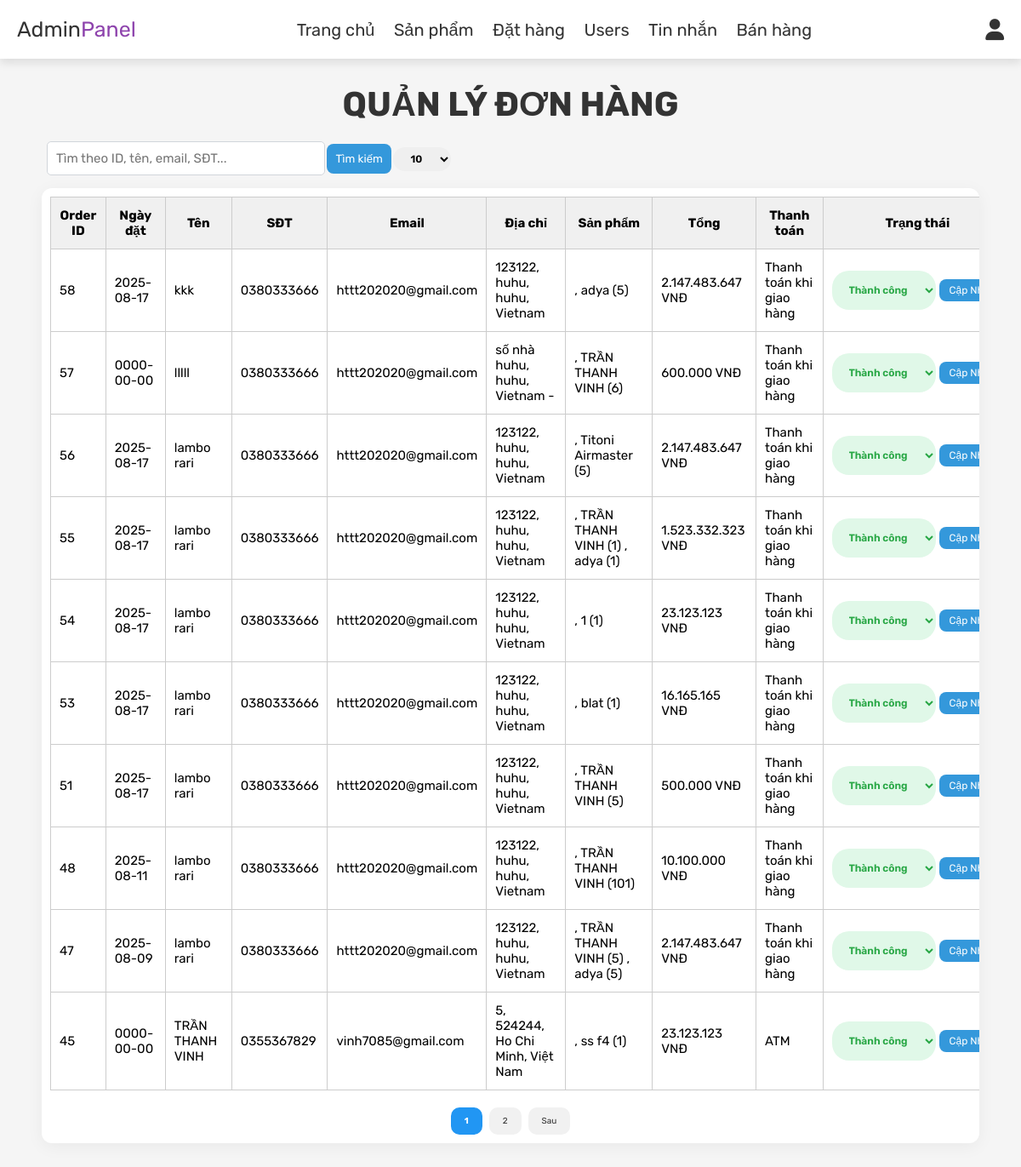
/project/admin_orders.php (signed in), run on the app's committed database.
### tables this page shows
CREATE TABLE `orders` (
  `id` int(100) NOT NULL,
  `user_id` int(100) NOT NULL,
  `name` varchar(100) NOT NULL,
  `number` varchar(12) NOT NULL,
  `email` varchar(100) NOT NULL,
  `method` varchar(50) NOT NULL,
  `address` varchar(500) NOT NULL,
  `total_products` varchar(1000) NOT NULL,
  `total_price` int(100) NOT NULL,
  `placed_on` date DEFAULT NULL,
  `payment_status` varchar(20) NOT NULL DEFAULT 'Đang duyệt'
);

### project/admin_orders.php (the view, shortened to what this page needs)
<?php
include 'config.php';
$search = isset($_GET['search']) ? mysqli_real_escape_string($conn, $_GET['search']) : '';
$whereClause = "";
$orders_per_page = isset($_GET['limit']) ? (int)$_GET['limit'] : 10;
$page = isset($_GET['page']) ? (int)$_GET['page'] : 1;
$start_from = ($page - 1) * $orders_per_page;
$total_orders_query = mysqli_query($conn, "SELECT * FROM `orders` $whereClause") or die('query failed');
$total_orders = mysqli_num_rows($total_orders_query);
$total_pages = ceil($total_orders / $orders_per_page);
$select_orders = mysqli_query($conn, "SELECT * FROM `orders` $whereClause ORDER BY id DESC LIMIT $start_from, $orders_per_page") or die('query failed');
?>
<!DOCTYPE html>
<html lang="en">
<head>
    <link rel="stylesheet" href="https://cdnjs.cloudflare.com/ajax/libs/font-awesome/6.0.0/css/all.min.css">
    <link rel="stylesheet" href="css/admin_style.css">
</head>
<body>
    <?php include 'admin_header.php'; ?>
    <section class="orders">
        <h1 class="title">Quản lý đơn hàng</h1>
        <form method="get" class="search-box" style="margin: 1rem 3.5rem; text-align: left;">
            <input type="text" name="search" placeholder="Tìm theo ID, tên, email, SĐT..."
                value="<?php echo htmlspecialchars($search); ?>">
            <button type="submit">Tìm kiếm</button>
            <select name="limit" onchange="this.form.submit()">
                <option value="10" <?php if ($orders_per_page == 10) echo 'selected'; ?>>10</option>
            </select>
        </form>
        <div class="table-container">
            <table class="orders-table">
                <thead>
                    <tr>
                        <th>Order ID</th>
                        <th>Ngày đặt</th>
                        <th>Tên</th>
                        <th>SĐT</th>
                        <th>Email</th>
                        <th>Địa chỉ</th>
                        <th>Sản phẩm</th>
                        <th>Tổng</th>
                        <th>Thanh toán</th>
                        <th>Trạng thái</th>
                    </tr>
                </thead>
                <tbody>
                    <?php if (mysqli_num_rows($select_orders) > 0): ?>
                    <?php while ($fetch_orders = mysqli_fetch_assoc($select_orders)): ?>
                    <tr>
                        <td><?php echo $fetch_orders['id']; ?></td>
                        <td><?php echo $fetch_orders['placed_on']; ?></td>
                        <td><?php echo $fetch_orders['name']; ?></td>
                        <td><?php echo $fetch_orders['number']; ?></td>
                        <td><?php echo $fetch_orders['email']; ?></td>
                        <td><?php echo $fetch_orders['address']; ?></td>
                        <td><?php echo $fetch_orders['total_products']; ?></td>
                        <td><?php echo number_format($fetch_orders['total_price'], 0, ',', '.'); ?> VNĐ</td>
                        <td><?php echo $fetch_orders['method']; ?></td>
                        <td>
                            <form method="post" style="display:flex; gap:4px;">
                                <select name="update_payment"
                                    class="<?php echo ($fetch_orders['payment_status'] == 'Thành công') ? 'status-success' : 'status-pending'; ?>">
                                    <option selected disabled><?php echo $fetch_orders['payment_status']; ?></option>
                                </select>
                                <input type="submit" name="update_order" value="Cập nhật" class="option-btn">
                            </form>
                        </td>
                    </tr>
                    <?php endwhile; ?>
                    <?php else: ?>
                    <tr>
                        <td colspan="11" style="text-align:center;">Không tìm thấy đơn hàng!</td>
                    </tr>
                    <?php endif; ?>
                </tbody>
            </table>
            <div class="pagination">
                <?php for ($i = 1; $i <= $total_pages; $i++): ?>
                <a href="?page=<?php echo $i; ?>&limit=<?php echo $orders_per_page; ?>&search=<?php echo urlencode($search); ?>"
                    class="<?php echo ($i == $page) ? 'active' : ''; ?>"><?php echo $i; ?></a>
                <?php endfor; ?>
                <?php if ($page < $total_pages): ?>
                <a
                    href="?page=<?php echo $page+1; ?>&limit=<?php echo $orders_per_page; ?>&search=<?php echo urlencode($search); ?>">Sau</a>
                <?php endif; ?>
            </div>
        </div>
    </section>
</body>
</html>

### project/css/admin_style.css (style rules this page uses)
:root { --purple:#8e44ad; --red:#c0392b; --orange:#f39c12; --black:#333; --white:#fff; --light-color:#666; --light-white:#ccc; --light-bg:#f5f5f5; --border:.1rem solid var(--black); --box-shadow:0 .5rem 1rem rgba(0,0,0,.1); }
* { font-family: 'Rubik', sans-serif; margin:0; padding:0; box-sizing: border-box; outline: none; border:none; text-decoration: none; transition:all .2s linear; }
html { font-size: 62.5%; overflow-x: hidden; }
body { background-color: var(--light-bg); }
section { padding:3rem 2rem; }
.title { text-align: center; margin-bottom: 2rem; text-transform: uppercase; color:var(--black); font-size: 4rem; }
.btn, .option-btn, .delete-btn, .white-btn { display: inline-block; margin-top: 1rem; padding:1rem 3rem; cursor: pointer; color:var(--white); font-size: 1.8rem; border-radius: .5rem; text-transform: capitalize; }
.option-btn { background-color: var(--orange); }

### project/admin_orders.php (style rules this page uses)
.table-container { background: #ffffff; border-radius: 12px; box-shadow: 0 4px 20px rgba(0, 0, 0, 0.05); overflow-x: auto; padding: 1rem; max-width: 95%; margin: 0 auto; }
.orders-table { width: 100%; border-collapse: collapse; font-size: 1.5rem; min-width: 1200px; }
.orders-table th, .orders-table td { padding: 1.2rem 1rem; text-align: left; border: 1px solid #ccc; color: #000; }
.orders-table th { background-color: #f0f0f0; font-size: 1.5rem; text-align: center; }
.option-btn, .delete-btn1 { padding: 6px 12px; border-radius: 8px; font-size: 1.2rem; cursor: pointer; margin-bottom: 10px; }
.option-btn { background: #3498db; color: #fff; border: none; }
select { padding: 6px 16px; border-radius: 20px; font-weight: 600; font-size: 12px; }
.status-success { background-color: #e0f8e8; color: #28a745; }
.pagination { display: flex; justify-content: center; gap: 8px; margin-top: 2rem; flex-wrap: wrap; }
.pagination a { padding: 10px 16px; background-color: #f1f1f1; color: #333; border-radius: 10px; text-decoration: none; }
.pagination a.active { background-color: #2196f3; color: white; font-weight: bold; }
.search-box { text-align: right; margin: 1rem 3.5rem; }
.search-box input { width: 30%; padding: 1rem 1rem; border: 1px solid #d1d5db; border-radius: 0.5rem; font-size: 1.5rem; outline: none; transition: border-color 0.2s; margin-bottom: 0.5rem; }
.search-box button { padding: 1rem 1rem; border: none; border-radius: 8px; background: #3498db; color: #fff; cursor: pointer; }

### data on the page
orders: id "58", placed_on "2025-08-17", name "kkk", number "0380333666", email "httt202020@gmail.com", address "123122, huhu, huhu, Vietnam", total_products ", adya (5)", total_price "2.147.483.647", method "Thanh toán khi giao hàng", update_payment "Thành công"
orders: id "57", placed_on "0000-00-00", name "lllll", number "0380333666", email "httt202020@gmail.com", address "số nhà huhu, huhu, Vietnam -", total_products ", TRẦN THANH VINH (6)", total_price "600.000", method "Thanh toán khi giao hàng", update_payment "Thành công"
orders: id "56", placed_on "2025-08-17", name "lambo rari", number "0380333666", email "httt202020@gmail.com", address "123122, huhu, huhu, Vietnam", total_products ", Titoni Airmaster (5)", total_price "2.147.483.647", method "Thanh toán khi giao hàng", update_payment "Thành công"
orders: id "55", placed_on "2025-08-17", name "lambo rari", number "0380333666", email "httt202020@gmail.com", address "123122, huhu, huhu, Vietnam", total_products ", TRẦN THANH VINH (1) , adya (1)", total_price "1.523.332.323", method "Thanh toán khi giao hàng", update_payment "Thành công"
orders: id "54", placed_on "2025-08-17", name "lambo rari", number "0380333666", email "httt202020@gmail.com", address "123122, huhu, huhu, Vietnam", total_products ", 1 (1)", total_price "23.123.123", method "Thanh toán khi giao hàng", update_payment "Thành công"
orders: id "53", placed_on "2025-08-17", name "lambo rari", number "0380333666", email "httt202020@gmail.com", address "123122, huhu, huhu, Vietnam", total_products ", blat (1)", total_price "16.165.165", method "Thanh toán khi giao hàng", update_payment "Thành công"
orders: id "51", placed_on "2025-08-17", name "lambo rari", number "0380333666", email "httt202020@gmail.com", address "123122, huhu, huhu, Vietnam", total_products ", TRẦN THANH VINH (5)", total_price "500.000", method "Thanh toán khi giao hàng", update_payment "Thành công"
orders: id "48", placed_on "2025-08-11", name "lambo rari", number "0380333666", email "httt202020@gmail.com", address "123122, huhu, huhu, Vietnam", total_products ", TRẦN THANH VINH (101)", total_price "10.100.000", method "Thanh toán khi giao hàng", update_payment "Thành công"
orders: id "47", placed_on "2025-08-09", name "lambo rari", number "0380333666", email "httt202020@gmail.com", address "123122, huhu, huhu, Vietnam", total_products ", TRẦN THANH VINH (5) , adya (5)", total_price "2.147.483.647", method "Thanh toán khi giao hàng", update_payment "Thành công"
orders: id "45", placed_on "0000-00-00", name "TRẦN THANH VINH", number "0355367829", email "vinh7085@gmail.com", address "5, 524244, Ho Chi Minh, Việt Nam", total_products ", ss f4 (1)", total_price "23.123.123", method "ATM", update_payment "Thành công"
